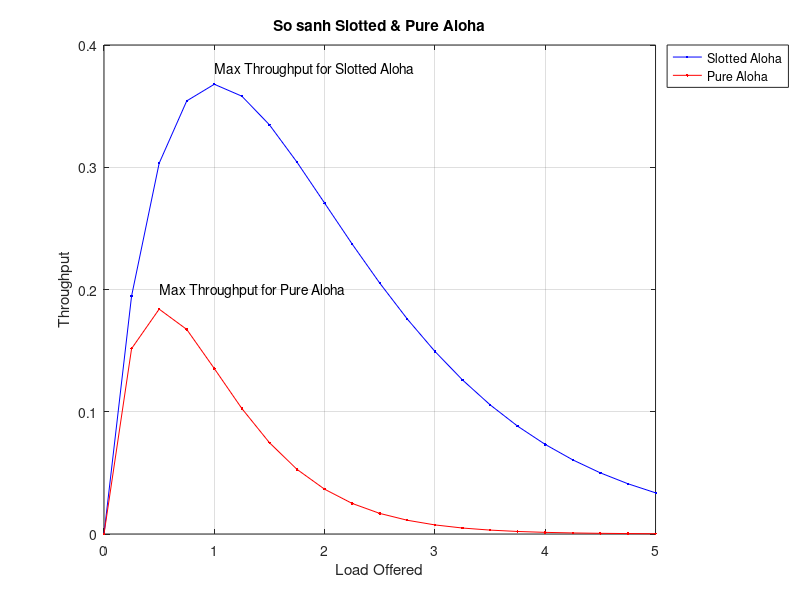

MATLAB code for this plot:
%Throughput Curve Generate for Slotted and Pure Aloha

G = 0:0.25:5;
S = G.*exp(-G);
plot(G,S,'b.-');

title('So sanh Slotted & Pure Aloha');
xlabel('Load Offered');
ylabel('Throughput');
text(1,.38,'Max Throughput for Slotted Aloha');

hold on;

S1 = G.*exp(-2*G);
plot(G,S1,'r.-');
text(.5,.2,'Max Throughput for Pure Aloha');
legend('Slotted Aloha','Pure Aloha','Location','NorthEastOutside');
grid;